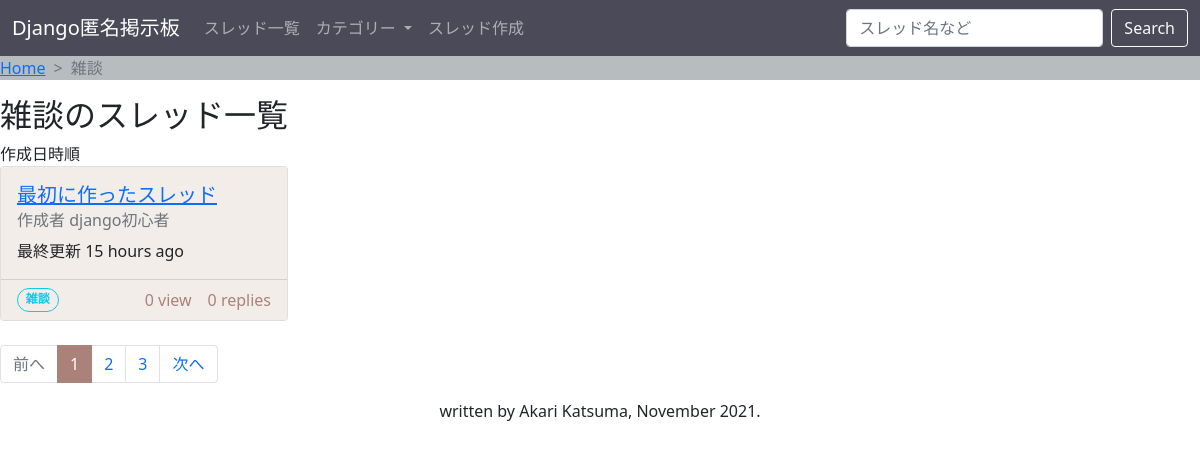
The app's page /category/1/, older data.
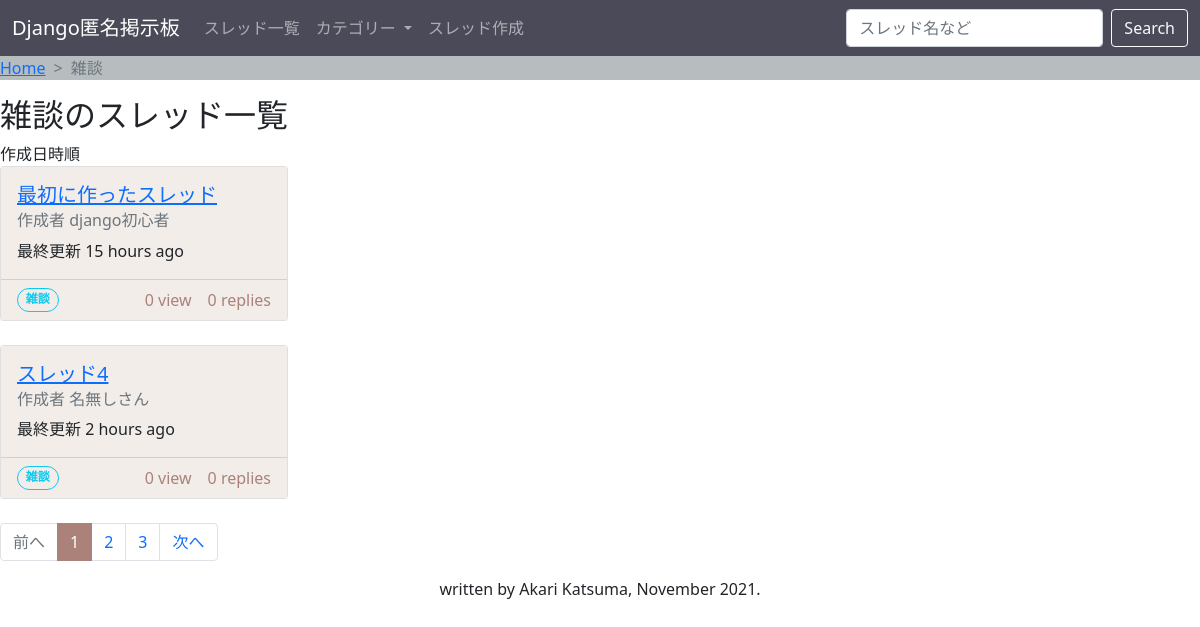
The same page, newer data.
### keijiban/models.py (models this page shows, shortened)
class Thread(models.Model):
    title = models.CharField(
        max_length=255,
        blank=False,
        null=False,
        default="無題")
    view = models.IntegerField(
        blank=True,
        null=False,
        default=0)
    category = models.ForeignKey(
        Category,
        null=True,
        on_delete=models.SET_NULL)

class Post(models.Model):
    IPaddress = models.GenericIPAddressField(
        blank=False,
        null=False)
    ipID = models.CharField(
        max_length=8,
        blank=True,
        null=False,
        default="xxxxxxxx")
    created = models.DateTimeField(
        auto_now_add=True,
        editable=False,
        blank=False,
        null=False)
    name = models.CharField(
        max_length=15,
        blank=False,
        null=False,
        default="名無しさん")
    body = models.TextField(
        max_length=255,
        blank=False,
        null=False)
    thread = models.ForeignKey(
        Thread,
        on_delete=models.CASCADE)
    tags = models.ManyToManyField(
        Tag,
        blank=True)

class Category(models.Model):
    name = models.CharField(
        max_length=255,
        blank=False,
        null=False,)
    def __str__(self):
        return self.name

### keijiban/views.py (the view, shortened to what this page needs)
# urls.py: path('category/<pk>/', CategoryView.as_view(), name='category'),
class CategoryView(DetailView):
    model = Category

### keijiban/templates/keijiban/category_detail.html (shortened to what this page needs)
{% extends "_base.html" %}
{% load humanize %}
{% block breadcrumb %}
<nav style="--bs-breadcrumb-divider: '>'; background-color: #B7BCBF;" aria-label="breadcrumb">
    <ol class="breadcrumb">
        <li class="breadcrumb-item"><a href="{% url 'index'%}">Home</a></li>
        <li class="breadcrumb-item active" aria-current="page">{{ object.name }}</li>
    </ol>
</nav>
{% endblock %}
{% block main %}
<h2>{{ object.name }}のスレッド一覧</h2>
{% if object.thread_set.all %}
    作成日時順<br>
    {% for t in object.thread_set.all %}
    <div class="card" style="width: 18rem;">
        <div class="card-body" style="background:#f2ede8;">
            <a href="{% url 'thread' t.id %}">
                <h5 class="card-title">{{ t.title }}</h5>
            </a>
            <h6 class="card-subtitle mb-2 text-muted">作成者 {{ t.post_set.first.name }}</h6>
            <p class="card-text">最終更新 {{ t.post_set.last.created | naturaltime }}</p>
        </div>
        <div class="card-footer" style="display: flex;justify-content: space-between; background:#f2ede8; color:#AA8279;">
            <span class="badge rounded-pill text-info  border border-info badge-outlined">{{t.category}}</span>{{t.view| intcomma }} view　{{t.post_set.all| length | add:"-1"}} replies
        </div>
    </div>
    <br>
    {% endfor %}
    <nav aria-label="...">
        <ul class="pagination">
            <li class="page-item disabled">
                <span class="page-link" href="#" tabindex="-1" aria-disabled="true">前へ</span>
            </li>
            <li class="page-item active" aria-current="page">
                <span class="page-link" style="background-color: #AA8279; border-color: #AA8279;" href="#">1</span>
            </li>
            <li class="page-item"><a class="page-link" href="#">2</a></li>
            <li class="page-item"><a class="page-link" href="#">3</a></li>
            <li class="page-item">
                <a class="page-link" href="#">次へ</a>
            </li>
        </ul>
    </nav>
{% else %}
    <p>まだ{{ object.name }}のスレッドはありません。新しいスレッドを作りませんか？</p>
    <a class="btn" style="background:#f2ede8; color:#4B4A59; border: 1px solid #AA8279;" href="{% url 'create' %}" role="button">スレッドを作成する</a><br>
{% endif %}
{% endblock %}

Row changes from the older to the newer data that the page shows:
added Thread: title "スレッド4", post_set.first.name "名無しさん", post_set.last.created "2 hours ago", category "雑談", view "0", post_set.all|length "0"
